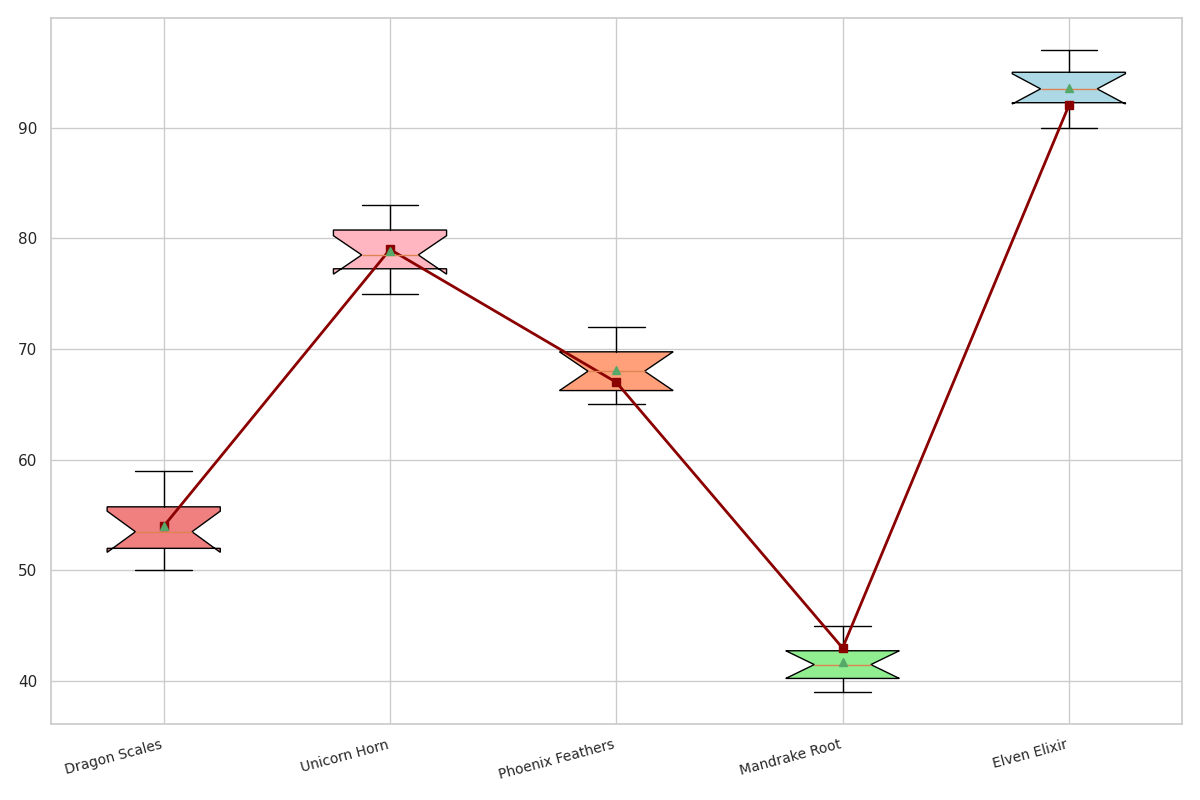

Recreate this plot in Python.
import matplotlib.pyplot as plt
import numpy as np

ingredients = ['Dragon Scales', 'Unicorn Horn', 'Phoenix Feathers', 'Mandrake Root', 'Elven Elixir']
potencies = [
    [50, 55, 53, 52, 51, 56, 54, 58, 52, 59],
    [75, 78, 77, 80, 79, 76, 81, 82, 83, 78],
    [65, 68, 70, 67, 66, 69, 71, 72, 65, 68],
    [40, 42, 41, 43, 39, 44, 40, 45, 42, 41],
    [90, 95, 92, 93, 91, 96, 94, 97, 93, 95]
]
average_potencies = [54, 79, 67, 43, 92]

# Shuffle colors by manually reordering the colors from the original list
colors = ['lightblue', 'lightgreen', 'lightcoral', 'lightsalmon', 'lightpink']
shuffled_colors = ['lightcoral', 'lightpink', 'lightsalmon', 'lightgreen', 'lightblue']

fig, ax = plt.subplots(figsize=(12, 8))
boxes = ax.boxplot(potencies, patch_artist=True, notch=True, vert=True, showmeans=True)

# Applying the shuffled colors to boxplot elements
for patch, color in zip(boxes['boxes'], shuffled_colors):
    patch.set_facecolor(color)

ax.plot(range(1, len(average_potencies) + 1), average_potencies, 
        marker='s', linestyle='-', color='darkred', linewidth=2)

ax.set_xticks(range(1, len(ingredients) + 1))
ax.set_xticklabels(ingredients, fontsize=10, rotation=15, ha='right')
plt.tight_layout()
plt.show()
